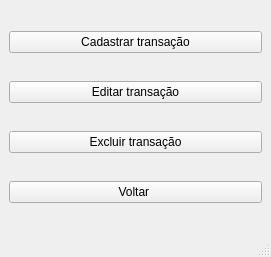
<?xml version="1.0" encoding="UTF-8"?>
<ui version="4.0">
 <class>gerirtransacao</class>
 <widget class="QMainWindow" name="gerirtransacao">
  <property name="geometry">
   <rect>
    <x>0</x>
    <y>0</y>
    <width>271</width>
    <height>257</height>
   </rect>
  </property>
  <property name="windowTitle">
   <string>MainWindow</string>
  </property>
  <widget class="QWidget" name="centralwidget">
   <layout class="QGridLayout" name="gridLayout">
    <item row="0" column="0">
     <widget class="QPushButton" name="pushButton">
      <property name="text">
       <string>Cadastrar transação</string>
      </property>
     </widget>
    </item>
    <item row="1" column="0">
     <widget class="QPushButton" name="pushButton_2">
      <property name="text">
       <string>Editar transação</string>
      </property>
     </widget>
    </item>
    <item row="2" column="0">
     <widget class="QPushButton" name="pushButton_3">
      <property name="text">
       <string>Excluir transação</string>
      </property>
     </widget>
    </item>
    <item row="3" column="0">
     <widget class="QPushButton" name="pushButton_4">
      <property name="text">
       <string>Voltar </string>
      </property>
     </widget>
    </item>
   </layout>
  </widget>
  <widget class="QMenuBar" name="menubar">
   <property name="geometry">
    <rect>
     <x>0</x>
     <y>0</y>
     <width>271</width>
     <height>22</height>
    </rect>
   </property>
  </widget>
  <widget class="QStatusBar" name="statusbar"/>
 </widget>
 <resources/>
 <connections/>
</ui>
